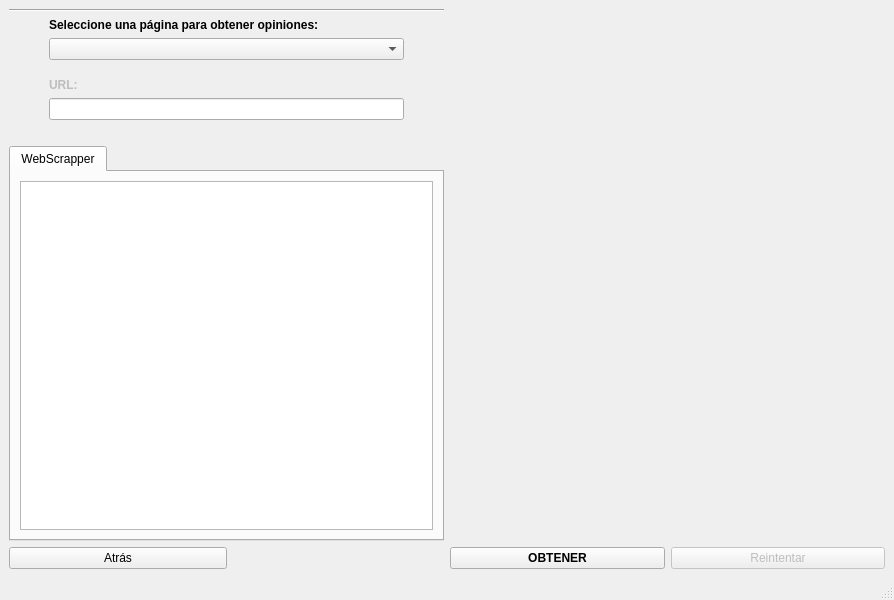
<?xml version="1.0" encoding="UTF-8"?>
<ui version="4.0">
 <class>MainWindow</class>
 <widget class="QMainWindow" name="MainWindow">
  <property name="enabled">
   <bool>true</bool>
  </property>
  <property name="geometry">
   <rect>
    <x>0</x>
    <y>0</y>
    <width>894</width>
    <height>600</height>
   </rect>
  </property>
  <property name="sizePolicy">
   <sizepolicy hsizetype="Fixed" vsizetype="Expanding">
    <horstretch>0</horstretch>
    <verstretch>0</verstretch>
   </sizepolicy>
  </property>
  <property name="minimumSize">
   <size>
    <width>720</width>
    <height>500</height>
   </size>
  </property>
  <property name="windowTitle">
   <string>Fase de clasificación</string>
  </property>
  <property name="unifiedTitleAndToolBarOnMac">
   <bool>false</bool>
  </property>
  <widget class="QWidget" name="widget">
   <layout class="QGridLayout" name="gridLayout_2">
    <item row="3" column="0">
     <layout class="QGridLayout" name="gridLayout_13">
      <item row="0" column="0">
       <widget class="QTabWidget" name="textosValorar_tab">
        <property name="sizePolicy">
         <sizepolicy hsizetype="Expanding" vsizetype="Expanding">
          <horstretch>0</horstretch>
          <verstretch>0</verstretch>
         </sizepolicy>
        </property>
        <property name="currentIndex">
         <number>0</number>
        </property>
        <widget class="QWidget" name="widget">
         <attribute name="title">
          <string>WebScrapper</string>
         </attribute>
         <layout class="QGridLayout" name="gridLayout">
          <item row="1" column="0">
           <widget class="QListWidget" name="listWidget_WebScraper"/>
          </item>
         </layout>
        </widget>
       </widget>
      </item>
     </layout>
    </item>
    <item row="4" column="0" rowspan="3">
     <layout class="QGridLayout" name="gridLayout_4">
      <item row="0" column="0">
       <widget class="QPushButton" name="btn_atras">
        <property name="sizePolicy">
         <sizepolicy hsizetype="Expanding" vsizetype="Fixed">
          <horstretch>0</horstretch>
          <verstretch>0</verstretch>
         </sizepolicy>
        </property>
        <property name="text">
         <string>Atrás</string>
        </property>
       </widget>
      </item>
      <item row="0" column="1">
       <spacer name="horizontalSpacer_3">
        <property name="orientation">
         <enum>Qt::Horizontal</enum>
        </property>
        <property name="sizeHint" stdset="0">
         <size>
          <width>40</width>
          <height>20</height>
         </size>
        </property>
       </spacer>
      </item>
     </layout>
    </item>
    <item row="0" column="0">
     <layout class="QGridLayout" name="gridLayout_6"/>
    </item>
    <item row="4" column="1" rowspan="3">
     <layout class="QGridLayout" name="gridLayout_3">
      <item row="0" column="0">
       <widget class="QPushButton" name="btn_clasificar">
        <property name="enabled">
         <bool>true</bool>
        </property>
        <property name="sizePolicy">
         <sizepolicy hsizetype="Expanding" vsizetype="Fixed">
          <horstretch>0</horstretch>
          <verstretch>0</verstretch>
         </sizepolicy>
        </property>
        <property name="font">
         <font>
          <weight>75</weight>
          <bold>true</bold>
         </font>
        </property>
        <property name="text">
         <string>OBTENER</string>
        </property>
       </widget>
      </item>
      <item row="0" column="1">
       <widget class="QPushButton" name="btn_guardar">
        <property name="enabled">
         <bool>false</bool>
        </property>
        <property name="sizePolicy">
         <sizepolicy hsizetype="Expanding" vsizetype="Fixed">
          <horstretch>0</horstretch>
          <verstretch>0</verstretch>
         </sizepolicy>
        </property>
        <property name="text">
         <string>Reintentar</string>
        </property>
       </widget>
      </item>
     </layout>
    </item>
    <item row="2" column="0">
     <layout class="QGridLayout" name="gridLayout_5">
      <item row="1" column="0" rowspan="3">
       <spacer name="verticalSpacer_2">
        <property name="orientation">
         <enum>Qt::Horizontal</enum>
        </property>
        <property name="sizeType">
         <enum>QSizePolicy::Fixed</enum>
        </property>
        <property name="sizeHint" stdset="0">
         <size>
          <width>40</width>
          <height>20</height>
         </size>
        </property>
       </spacer>
      </item>
      <item row="0" column="1">
       <widget class="QLabel" name="label_2">
        <property name="font">
         <font>
          <weight>75</weight>
          <bold>true</bold>
         </font>
        </property>
        <property name="text">
         <string>Seleccione una página para obtener opiniones:</string>
        </property>
       </widget>
      </item>
      <item row="5" column="1">
       <widget class="QLabel" name="idioma_text">
        <property name="enabled">
         <bool>false</bool>
        </property>
        <property name="font">
         <font>
          <weight>75</weight>
          <bold>true</bold>
         </font>
        </property>
        <property name="text">
         <string>URL: </string>
        </property>
       </widget>
      </item>
      <item row="7" column="1">
       <spacer name="horizontalSpacer_4">
        <property name="orientation">
         <enum>Qt::Horizontal</enum>
        </property>
        <property name="sizeHint" stdset="0">
         <size>
          <width>40</width>
          <height>20</height>
         </size>
        </property>
       </spacer>
      </item>
      <item row="6" column="1">
       <widget class="QLineEdit" name="URL"/>
      </item>
      <item row="1" column="1">
       <widget class="QComboBox" name="comboBox_paginas"/>
      </item>
      <item row="1" column="2" rowspan="3">
       <spacer name="verticalSpacer">
        <property name="orientation">
         <enum>Qt::Horizontal</enum>
        </property>
        <property name="sizeType">
         <enum>QSizePolicy::Fixed</enum>
        </property>
        <property name="sizeHint" stdset="0">
         <size>
          <width>40</width>
          <height>20</height>
         </size>
        </property>
       </spacer>
      </item>
     </layout>
    </item>
    <item row="1" column="0">
     <widget class="Line" name="line">
      <property name="orientation">
       <enum>Qt::Horizontal</enum>
      </property>
     </widget>
    </item>
   </layout>
  </widget>
  <widget class="QStatusBar" name="statusbar"/>
 </widget>
 <resources/>
 <connections/>
</ui>
